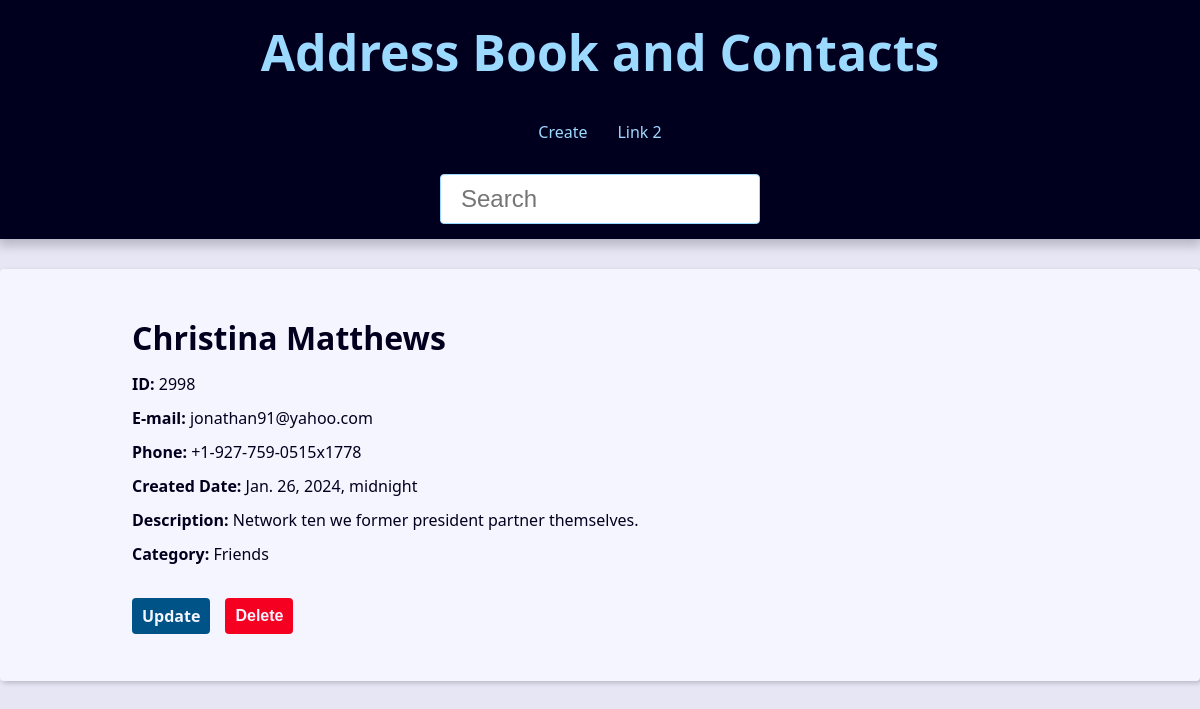
The page /contact/2998/ on the database its author committed.
### contact/models.py (models this page shows, shortened)
class Contact(models.Model):
    first_name = models.CharField(max_length=50)
    last_name = models.CharField(max_length=50, blank=True)
    phone = models.CharField(max_length=50)
    email = models.EmailField(max_length=254, blank=True)
    created_date = models.DateTimeField(default=timezone.now)
    description = models.TextField(blank=True)
    show = models.BooleanField(default=True)
    picture = models.ImageField(blank=True, upload_to='pictures/%Y/%m/')
    category = models.ForeignKey(
        Category,
        on_delete=models.SET_NULL,
        blank=True, null=True
    )
    owner = models.ForeignKey(
        User,
        on_delete=models.SET_NULL,
        blank=True, null=True
    )

class Category(models.Model):
    class Meta:
        verbose_name = 'Category'
        verbose_name_plural = 'Categories'
    name = models.CharField(max_length=50)

### contact/views/contact_views.py (the view)
# urls.py: path('contact/<int:contact_id>/', views.contact, name='contact'),
def contact(request, contact_id):
    single_contact = get_object_or_404(
        Contact, pk=contact_id, show=True
    )
    site_title = f'{single_contact.first_name} {single_contact.last_name} - '
    context = {
        'contact': single_contact,
        'site_title': site_title
    }
    return render(
        request,
        'contact/contact.html',
        context
    )

### contact/templates/contact/contact.html (shortened to what this page needs)
{% extends 'global/base.html' %}
{% block content %}
  <div class="single-contact">
    <h1 class="single-contact-name">
      {{ contact.first_name }} {{ contact.last_name }}
    </h1>
    <p><b>ID:</b> {{ contact.id }}</p>
    <p><b>E-mail:</b> {{ contact.email }}</p>
    <p><b>Phone:</b> {{ contact.phone }}</p>
    <p><b>Created Date:</b> {{ contact.created_date }}</p>
    <p><b>Description:</b> {{ contact.description }}</p>
    <p><b>Category:</b> {{ contact.category.name }}</p>
    <div class="contact-links">
      <a class="btn btn-link" href="{% url 'contact:update' contact.id %}">Update</a>
      <form action="{% url 'contact:delete' contact.id %}" method="POST">
        {% if confirmation == 'no' %}
          <input type="hidden" name="confirmation" value="yes">
          <button class="btn btn-link btn-delete" type="submit">Confirm?</button>
        {% else %}
          <button class="btn btn-link btn-delete" type="submit">Delete</button>
        {% endif %}
      </form>
    </div>
  </div>
{% endblock content %}

### base_static/global/css/style.css (style rules this page uses)
:root { --spacing: 1.5rem; --link-dark-color: rgb(0, 83, 134); --link-light-color: rgb(156, 217, 255); --clr-white: rgb(245, 245, 255); --clr-black: rgb(0, 0, 30); --clr-light-gray: rgb(230, 230, 245); --clr-dark-shadow-5: rgba(0, 0, 10, 5%); --clr-dark-shadow-10: rgba(0, 0, 10, 10%); --clr-dark-shadow-20: rgba(0, 0, 10, 20%); --clr-light-shadow-5: rgba(200, 200, 255, 5%); --clr-light-shadow-10: rgba(200, 200, 255, 10%); --clr-light-shadow-20: rgba(200, 200, 255, 20%); --main-page-width: 120rem; --table-min-width: 60rem; --biggest-font-size: 5rem; --bigger-font-size: 4rem; --big-font-size: 3.2rem; --medium-font-size: 2.4rem; --small-font-size: 1.6rem; --smaller-font-size: 1.4rem; --smallest-font-size: 1.2rem; --transition-fast: 300ms; --transition-medium: 600ms; --transition-slow: 1s; --default-border-radius: 4px; }
*, *::before, *::after { margin: 0; padding: 0; box-sizing: border-box; }
html { font-size: 62.5%; }
body { font-family: system-ui, -apple-system, BlinkMacSystemFont, 'Segoe UI', Roboto, Oxygen, Ubuntu, Cantarell, 'Open Sans', 'Helvetica Neue', sans-serif; line-height: 1.5; font-size: var(--small-font-size); color: var(--clr-black); -webkit-font-smoothing: antialiased; background: var(--clr-light-gray); }
@media (min-width: 600px) { .single-contact { max-width: 80%; margin: calc(var(--spacing) * 2) auto; } }
.single-contact h1 { margin: 1rem 0; }
.single-contact p { margin: 1rem 0; }
.btn { background-color: var(--link-dark-color); color: var(--clr-white); font-weight: bold; border: none; padding: 1rem 2rem; border-radius: var(--default-border-radius); cursor: pointer; transition: filter var(--transition-fast) ease-in-out; }
.contact-links { margin-block: calc(var(--small-font-size) * 2); display: flex; align-items: center; gap: 0 var(--spacing); }
.btn-link { font-size: var(--small-font-size); text-decoration: none; font-weight: bold; padding: 1rem; display: block; line-height: var(--small-font-size); }
.btn-delete { background: rgb(246, 0, 33); }

### rows shown on the page
Contact: first_name "Christina", last_name "Matthews", id "2998", email "jonathan91@yahoo.com", phone "+1-927-759-0515x1778", created_date "Jan. 26, 2024, midnight", description "Network ten we former president partner themselves.", category.name "Friends"
